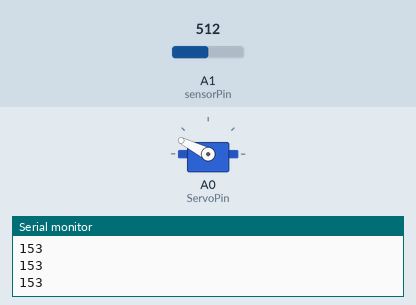
Recording of a sketch running on a simulated Arduino Uno, built with avr-gcc and run on an emulated ATmega328P. Shown: servo, the last lines printed to the serial monitor. Inputs (shaded band) come from the test bench; at power-on: A1 (sensorPin) = 512.

Above: at 1.2 s.
1.3 s: A1 (sensorPin) set to 716
At 2.5 s:
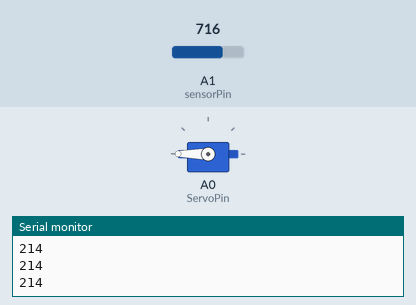
2.8 s: A1 (sensorPin) set to 511
At 3.6 s:
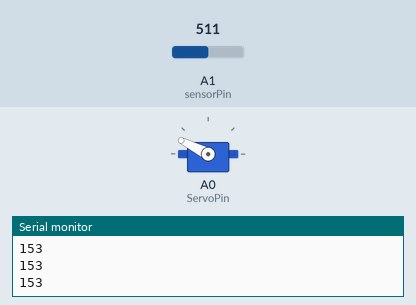
4.4 s: A1 (sensorPin) set to 306
At 5.6 s:
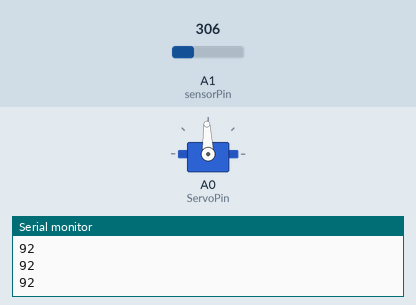
5.9 s: A1 (sensorPin) set to 122
At 6.4 s:
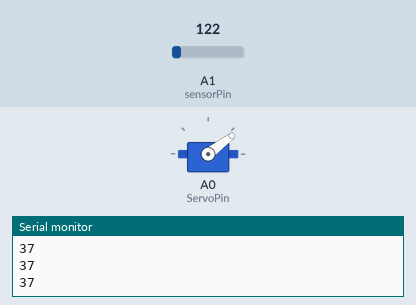
7.4 s: A1 (sensorPin) set to 0
At 8.5 s:
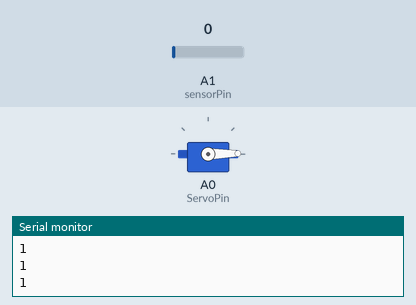
Timing chart, 0 to 9.9 s (numbered marks = the images above; inputs shaded):
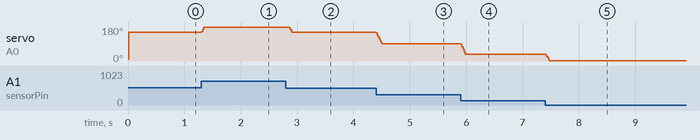

Measured:
- after the input at 1.3 s, servo on A0 (ServoPin): 153° → 180° at once
- after the input at 2.8 s, servo on A0 (ServoPin): 180° → 153° after 0.06 s
- after the input at 4.4 s, servo on A0 (ServoPin): 153° → 92° at once
- after the input at 5.9 s, servo on A0 (ServoPin): 92° → 37° at once
- after the input at 7.4 s, servo on A0 (ServoPin): 37° → 1° at once

The sketch:

PressureSensorControl.ino
```cpp
#include <Servo.h>
Servo myservo;
#define sensorPin A1
#define WINDOW_SIZE 20
#define ServoPin A0
int INDEX=0;
int emgreading=0;
int servoAngleint;
int SUM=0;
int READINGS[WINDOW_SIZE];
int AVERAGED;

void setup() {
  Serial.begin(9600);
   pinMode(sensorPin,INPUT);
   myservo.attach(ServoPin);
}

void loop() {
 SUM=SUM-READINGS[INDEX];
 int x=analogRead(sensorPin);
 READINGS[INDEX]=x;
 SUM = SUM + x;
 INDEX=(INDEX+1) % WINDOW_SIZE;
 AVERAGED=SUM/WINDOW_SIZE;

 servoAngleint=map(AVERAGED,1,600,1,180);
 myservo.write(servoAngleint);

 Serial.println(servoAngleint);

}
```
